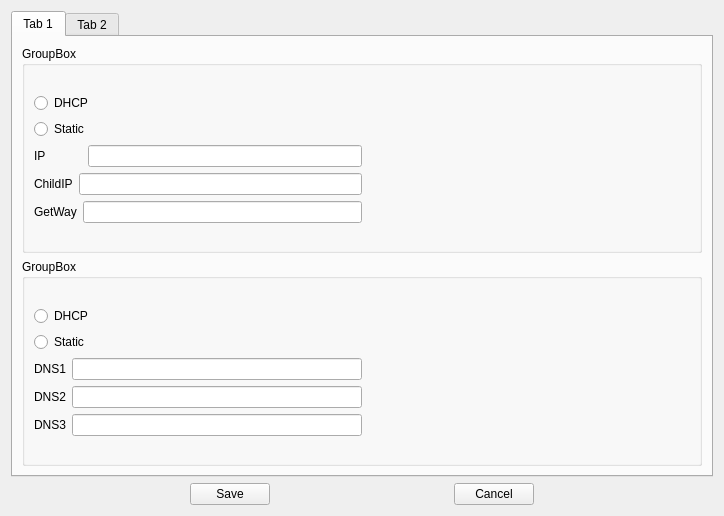
<?xml version="1.0" encoding="UTF-8"?>
<ui version="4.0">
 <class>SetForm</class>
 <widget class="QWidget" name="SetForm">
  <property name="geometry">
   <rect>
    <x>0</x>
    <y>0</y>
    <width>724</width>
    <height>516</height>
   </rect>
  </property>
  <property name="windowTitle">
   <string>Form</string>
  </property>
  <layout class="QGridLayout" name="gridLayout">
   <item row="0" column="0">
    <widget class="QTabWidget" name="SetTabWidget">
     <property name="currentIndex">
      <number>0</number>
     </property>
     <widget class="QWidget" name="tab">
      <attribute name="title">
       <string>Tab 1</string>
      </attribute>
      <layout class="QGridLayout" name="gridLayout_3">
       <item row="0" column="0">
        <widget class="QGroupBox" name="IPgroupBox">
         <property name="title">
          <string>GroupBox</string>
         </property>
         <layout class="QGridLayout" name="gridLayout_2">
          <item row="0" column="0">
           <layout class="QVBoxLayout" name="verticalLayout">
            <item>
             <widget class="QRadioButton" name="AutoSetIPradioButton">
              <property name="enabled">
               <bool>true</bool>
              </property>
              <property name="text">
               <string>DHCP</string>
              </property>
             </widget>
            </item>
            <item>
             <widget class="QRadioButton" name="ManualSetIPradioButton">
              <property name="text">
               <string>Static</string>
              </property>
             </widget>
            </item>
            <item>
             <layout class="QHBoxLayout" name="horizontalLayout_2">
              <item>
               <widget class="QLabel" name="IPlabel">
                <property name="text">
                 <string>IP           </string>
                </property>
               </widget>
              </item>
              <item>
               <widget class="QLineEdit" name="IPlineEdit"/>
              </item>
             </layout>
            </item>
            <item>
             <layout class="QHBoxLayout" name="horizontalLayout_3">
              <item>
               <widget class="QLabel" name="ChildIPlabel">
                <property name="text">
                 <string>ChildIP</string>
                </property>
               </widget>
              </item>
              <item>
               <widget class="QLineEdit" name="ChildIPlineEdit"/>
              </item>
             </layout>
            </item>
            <item>
             <layout class="QHBoxLayout" name="horizontalLayout_4">
              <item>
               <widget class="QLabel" name="GetWaylabel">
                <property name="text">
                 <string>GetWay</string>
                </property>
               </widget>
              </item>
              <item>
               <widget class="QLineEdit" name="GetWaylineEdit"/>
              </item>
             </layout>
            </item>
           </layout>
          </item>
          <item row="0" column="1">
           <spacer name="horizontalSpacer_4">
            <property name="orientation">
             <enum>Qt::Horizontal</enum>
            </property>
            <property name="sizeHint" stdset="0">
             <size>
              <width>40</width>
              <height>20</height>
             </size>
            </property>
           </spacer>
          </item>
         </layout>
        </widget>
       </item>
       <item row="1" column="0">
        <widget class="QGroupBox" name="DNSgroupBox">
         <property name="title">
          <string>GroupBox</string>
         </property>
         <layout class="QGridLayout" name="gridLayout_4">
          <item row="0" column="0">
           <layout class="QVBoxLayout" name="verticalLayout_2">
            <item>
             <widget class="QRadioButton" name="AutoSetDNSradioButton">
              <property name="text">
               <string>DHCP</string>
              </property>
             </widget>
            </item>
            <item>
             <widget class="QRadioButton" name="ManualSetDNSradioButton">
              <property name="text">
               <string>Static</string>
              </property>
             </widget>
            </item>
            <item>
             <layout class="QHBoxLayout" name="horizontalLayout_5">
              <item>
               <widget class="QLabel" name="DNS1label">
                <property name="text">
                 <string>DNS1</string>
                </property>
               </widget>
              </item>
              <item>
               <widget class="QLineEdit" name="DNS1lineEdit"/>
              </item>
             </layout>
            </item>
            <item>
             <layout class="QHBoxLayout" name="horizontalLayout_6">
              <item>
               <widget class="QLabel" name="DNS2label">
                <property name="text">
                 <string>DNS2</string>
                </property>
               </widget>
              </item>
              <item>
               <widget class="QLineEdit" name="DNS2lineEdit"/>
              </item>
             </layout>
            </item>
            <item>
             <layout class="QHBoxLayout" name="horizontalLayout_7">
              <item>
               <widget class="QLabel" name="DNS3label">
                <property name="text">
                 <string>DNS3</string>
                </property>
               </widget>
              </item>
              <item>
               <widget class="QLineEdit" name="DNS3lineEdit"/>
              </item>
             </layout>
            </item>
           </layout>
          </item>
          <item row="0" column="1">
           <spacer name="horizontalSpacer_5">
            <property name="orientation">
             <enum>Qt::Horizontal</enum>
            </property>
            <property name="sizeHint" stdset="0">
             <size>
              <width>40</width>
              <height>20</height>
             </size>
            </property>
           </spacer>
          </item>
         </layout>
        </widget>
       </item>
      </layout>
     </widget>
     <widget class="QWidget" name="tab_2">
      <attribute name="title">
       <string>Tab 2</string>
      </attribute>
      <layout class="QGridLayout" name="gridLayout_5"/>
     </widget>
    </widget>
   </item>
   <item row="1" column="0">
    <layout class="QHBoxLayout" name="horizontalLayout">
     <item>
      <spacer name="horizontalSpacer_2">
       <property name="orientation">
        <enum>Qt::Horizontal</enum>
       </property>
       <property name="sizeHint" stdset="0">
        <size>
         <width>40</width>
         <height>20</height>
        </size>
       </property>
      </spacer>
     </item>
     <item>
      <widget class="QPushButton" name="SavepushButton">
       <property name="text">
        <string>Save</string>
       </property>
      </widget>
     </item>
     <item>
      <spacer name="horizontalSpacer">
       <property name="orientation">
        <enum>Qt::Horizontal</enum>
       </property>
       <property name="sizeHint" stdset="0">
        <size>
         <width>40</width>
         <height>20</height>
        </size>
       </property>
      </spacer>
     </item>
     <item>
      <widget class="QPushButton" name="CancelpushButton">
       <property name="text">
        <string>Cancel</string>
       </property>
      </widget>
     </item>
     <item>
      <spacer name="horizontalSpacer_3">
       <property name="orientation">
        <enum>Qt::Horizontal</enum>
       </property>
       <property name="sizeHint" stdset="0">
        <size>
         <width>40</width>
         <height>20</height>
        </size>
       </property>
      </spacer>
     </item>
    </layout>
   </item>
  </layout>
 </widget>
 <resources/>
 <connections/>
</ui>
